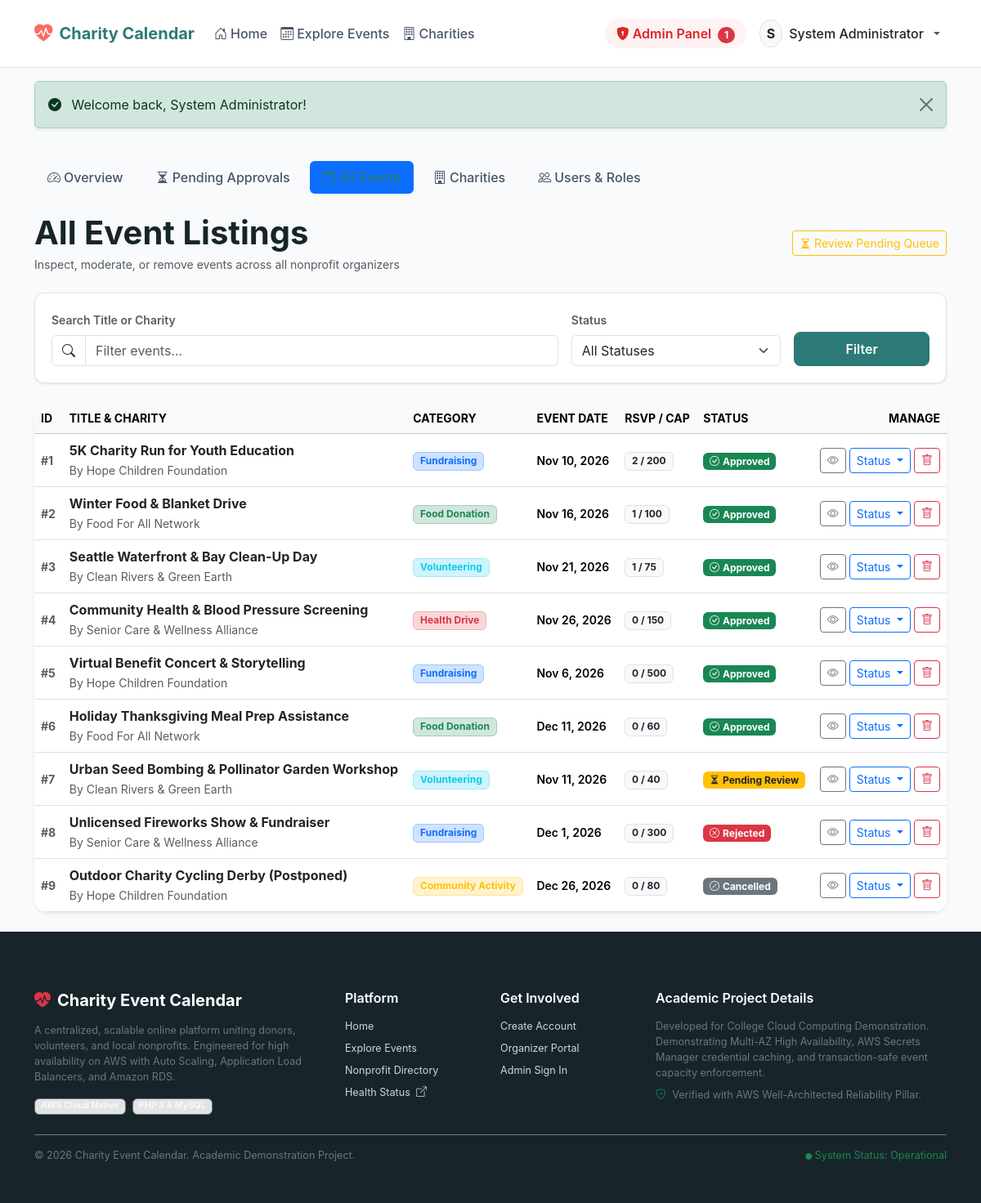
The app's page /admin/manage-events.php (signed in) with its own data.
### tables this page shows
CREATE TABLE IF NOT EXISTS events (
    id INT AUTO_INCREMENT PRIMARY KEY,
    charity_id INT NOT NULL,
    venue_id INT NOT NULL,
    title VARCHAR(255) NOT NULL,
    description TEXT NOT NULL,
    category VARCHAR(100) NOT NULL,
    start_datetime DATETIME NOT NULL,
    end_datetime DATETIME NOT NULL,
    registration_deadline DATETIME NOT NULL,
    capacity INT NOT NULL DEFAULT 50,
    image_url VARCHAR(500) NULL,
    status ENUM('pending', 'approved', 'rejected', 'cancelled') NOT NULL DEFAULT 'pending',
    rejection_reason TEXT NULL,
    created_at TIMESTAMP DEFAULT CURRENT_TIMESTAMP,
    updated_at TIMESTAMP DEFAULT CURRENT_TIMESTAMP ON UPDATE CURRENT_TIMESTAMP,
    CONSTRAINT fk_events_charity FOREIGN KEY (charity_id) 
        REFERENCES charities(id) ON DELETE CASCADE,
    CONSTRAINT fk_events_venue FOREIGN KEY (venue_id) 
        REFERENCES venues(id) ON DELETE RESTRICT,
    INDEX idx_events_status (status),
    INDEX idx_events_start (start_datetime),
    INDEX idx_events_category (category),
    INDEX idx_events_charity (charity_id),
    INDEX idx_events_venue (venue_id)
);

CREATE TABLE IF NOT EXISTS charities (
    id INT AUTO_INCREMENT PRIMARY KEY,
    user_id INT NOT NULL,
    charity_name VARCHAR(200) NOT NULL,
    description TEXT NOT NULL,
    email VARCHAR(191) NOT NULL,
    phone VARCHAR(50) NULL,
    website VARCHAR(255) NULL,
    address VARCHAR(255) NULL,
    city VARCHAR(100) NOT NULL,
    state VARCHAR(100) NOT NULL,
    created_at TIMESTAMP DEFAULT CURRENT_TIMESTAMP,
    updated_at TIMESTAMP DEFAULT CURRENT_TIMESTAMP ON UPDATE CURRENT_TIMESTAMP,
    CONSTRAINT fk_charities_user FOREIGN KEY (user_id) 
        REFERENCES users(id) ON DELETE CASCADE,
    INDEX idx_charities_user (user_id),
    INDEX idx_charities_city (city),
    INDEX idx_charities_name (charity_name)
);

### admin/manage-events.php (the view, shortened to what this page needs)
<?php
$pdo = Database::getConnection();
$search = trim($_GET['search'] ?? '');
$conditions = [];
$params = [];
$whereClause = !empty($conditions) ? 'WHERE ' . implode(' AND ', $conditions) : '';
$sql = "
    SELECT
        e.*,
        c.charity_name,
        v.venue_name,
        v.city AS venue_city,
        v.is_online,
        (SELECT COUNT(*) FROM registrations r WHERE r.event_id = e.id AND r.status = 'confirmed') AS confirmed_registrations
    FROM events e
    INNER JOIN charities c ON e.charity_id = c.id
    INNER JOIN venues v ON e.venue_id = v.id
    {$whereClause}
    ORDER BY e.created_at DESC
";
$stmt = $pdo->prepare($sql);
$stmt->execute($params);
$events = $stmt->fetchAll();
require_once __DIR__ . '/../includes/header.php';
?>
<div class="container py-4">
    <ul class="nav nav-pills mb-4 gap-2">
        <li class="nav-item">
            <a class="nav-link" href="/admin/dashboard.php"><i class="bi bi-speedometer2 me-1"></i>Overview</a>
        </li>
        <li class="nav-item">
            <a class="nav-link" href="/admin/pending-events.php"><i class="bi bi-hourglass-split me-1"></i>Pending Approvals</a>
        </li>
        <li class="nav-item">
            <a class="nav-link active" href="/admin/manage-events.php"><i class="bi bi-calendar-event me-1"></i>All Events</a>
        </li>
        <li class="nav-item">
            <a class="nav-link" href="/admin/manage-charities.php"><i class="bi bi-building me-1"></i>Charities</a>
        </li>
        <li class="nav-item">
            <a class="nav-link" href="/admin/manage-users.php"><i class="bi bi-people me-1"></i>Users & Roles</a>
        </li>
    </ul>
    <div class="d-flex flex-column flex-md-row justify-content-between align-items-md-center gap-3 mb-4">
        <div>
            <h1 class="fw-bold mb-1">All Event Listings</h1>
            <p class="text-muted small mb-0">Inspect, moderate, or remove events across all nonprofit organizers</p>
        </div>
        <div class="d-flex gap-2">
            <a href="/admin/pending-events.php" class="btn btn-outline-warning btn-sm">
                <i class="bi bi-hourglass-split me-1"></i>Review Pending Queue
            </a>
        </div>
    </div>
    <div class="filter-card mb-4">
        <form method="GET" action="/admin/manage-events.php" class="row g-3">
            <div class="col-md-7">
                <label for="search" class="form-label small fw-semibold text-muted">Search Title or Charity</label>
                <div class="input-group">
                    <span class="input-group-text bg-white"><i class="bi bi-search"></i></span>
                    <input type="text" class="form-control" id="search" name="search" value="<?= e($search) ?>" placeholder="Filter events...">
                </div>
            </div>
            <div class="col-md-3">
                <label for="status" class="form-label small fw-semibold text-muted">Status</label>
                <select class="form-select" id="status" name="status">
                    <option value="">All Statuses</option>
                </select>
            </div>
            <div class="col-md-2 d-flex align-items-end">
                <button type="submit" class="btn btn-primary w-100">Filter</button>
            </div>
        </form>
    </div>
    <?php if (empty($events)): ?>
        <div class="card border-0 shadow-sm p-5 text-center bg-white rounded-4">
            <h5 class="fw-bold">No Events Match Query</h5>
            <p class="text-muted small mb-0">Try clearing filters or search keywords.</p>
        </div>
    <?php else: ?>
        <div class="card border-0 shadow-sm rounded-4 bg-white overflow-hidden">
            <div class="table-responsive">
                <table class="table table-hover align-middle mb-0">
                    <thead class="table-light small text-uppercase">
                        <tr>
                            <th>ID</th>
                            <th>Title & Charity</th>
                            <th>Category</th>
                            <th>Event Date</th>
                            <th>RSVP / Cap</th>
                            <th>Status</th>
                            <th class="text-end">Manage</th>
                        </tr>
                    </thead>
                    <tbody>
                        <?php foreach ($events as $ev): ?>
                            <tr>
                                <td class="text-muted small fw-bold">#<?= (int)$ev['id'] ?></td>
                                <td>
                                    <div class="fw-bold text-dark">
                                        <a href="/event-details.php?id=<?= (int)$ev['id'] ?>" class="text-decoration-none text-dark">
                                            <?= e($ev['title']) ?>
                                        </a>
                                    </div>
                                    <small class="text-muted">By <?= e($ev['charity_name']) ?></small>
                                </td>
                                <td><?= render_category_badge($ev['category']) ?></td>
                                <td>
                                    <small class="fw-semibold"><?= format_datetime($ev['start_datetime'], 'M j, Y') ?></small>
                                </td>
                                <td>
                                    <span class="badge bg-light text-dark border">
                                        <?= (int)$ev['confirmed_registrations'] ?> / <?= (int)$ev['capacity'] ?>
                                    </span>
                                </td>
                                <td><?= render_status_badge($ev['status']) ?></td>
                                <td class="text-end">
                                    <div class="d-inline-flex gap-1">
                                        <a href="/event-details.php?id=<?= (int)$ev['id'] ?>" class="btn btn-sm btn-outline-secondary" title="View">
                                            <i class="bi bi-eye"></i>
                                        </a>
                                        <div class="dropdown">
                                            <button class="btn btn-sm btn-outline-primary dropdown-toggle" type="button" data-bs-toggle="dropdown">
                                                Status
                                            </button>
                                        </div>
                                        <form method="POST" action="/admin/manage-events.php" class="d-inline">
                                            <button type="submit" class="btn btn-sm btn-outline-danger" data-confirm="Are you sure you want to permanently delete event #<?= (int)$ev['id'] ?>? This action cannot be undone.">
                                                <i class="bi bi-trash"></i>
                                            </button>
                                        </form>
                                    </div>
                                </td>
                            </tr>
                        <?php endforeach; ?>
                    </tbody>
                </table>
            </div>
        </div>
    <?php endif; ?>
</div>
<?php require_once __DIR__ . '/../includes/footer.php'; ?>

### includes/functions.php (shortened to what this page needs)
<?php
function e(?string $value): string
{
    return htmlspecialchars($value ?? '', ENT_QUOTES | ENT_SUBSTITUTE, 'UTF-8');
}
function format_datetime(?string $datetime, string $format = 'M j, Y \a\t g:i A'): string
{
    try {
        $dt = new DateTime($datetime);
        return $dt->format($format);
    } catch (Exception $e) {
        return e($datetime);
    }
}
function render_status_badge(string $status): string
{
    $status = strtolower($status);
    switch ($status) {
        case 'approved':
            return '<span class="badge bg-success"><i class="bi bi-check-circle me-1"></i>Approved</span>';
        case 'pending':
            return '<span class="badge bg-warning text-dark"><i class="bi bi-hourglass-split me-1"></i>Pending Review</span>';
        case 'rejected':
            return '<span class="badge bg-danger"><i class="bi bi-x-circle me-1"></i>Rejected</span>';
        case 'cancelled':
            return '<span class="badge bg-secondary"><i class="bi bi-slash-circle me-1"></i>Cancelled</span>';
    }
}
function render_category_badge(string $category): string
{
    $colors = [
        'Fundraising' => 'primary',
        'Food Donation' => 'success',
        'Volunteering' => 'info',
        'Health Drive' => 'danger',
        'Community Activity' => 'warning',
        'Education & Mentorship' => 'secondary',
    ];
    $color = $colors[$category] ?? 'dark';
    return '<span class="badge bg-' . $color . '-subtle text-' . $color . ' border border-' . $color . '-subtle">' . e($category) . '</span>';
}

### assets/css/style.css (style rules this page uses)
:root { --primary-color: #2b7a78; --primary-hover: #205c5a; --primary-light: #e6f4f1; --accent-coral: #fe6b64; --accent-coral-hover: #e5534c; --dark-slate: #17252a; --body-bg: #f8fafc; --card-bg: #ffffff; --border-color: #e2e8f0; --text-muted: #64748b; --shadow-sm: 0 1px 3px rgba(0,0,0,0.06), 0 1px 2px rgba(0,0,0,0.04); --shadow-md: 0 4px 6px -1px rgba(0,0,0,0.07), 0 2px 4px -1px rgba(0,0,0,0.04); --shadow-lg: 0 10px 15px -3px rgba(0,0,0,0.08), 0 4px 6px -2px rgba(0,0,0,0.03); --radius-sm: 8px; --radius-md: 12px; --radius-lg: 16px; }
body { background-color: var(--body-bg); color: var(--dark-slate); font-family: 'Inter', system-ui, -apple-system, BlinkMacSystemFont, "Segoe UI", Roboto, "Helvetica Neue", Arial, sans-serif; min-height: 100vh; display: flex; flex-direction: column; }
.nav-link { font-weight: 500; color: #475569 !important; transition: color 0.15s ease-in-out; }
.nav-link:hover, .nav-link.active { color: var(--primary-color) !important; }
.btn-primary { background-color: var(--primary-color); border-color: var(--primary-color); font-weight: 600; border-radius: var(--radius-sm); padding: 0.5rem 1.2rem; transition: all 0.2s ease; }
.filter-card { background: #ffffff; border-radius: var(--radius-md); border: 1px solid var(--border-color); padding: 1.25rem; box-shadow: var(--shadow-sm); margin-bottom: 2rem; }

### records on screen
events: id "1", title "5K Charity Run for Youth Education", charity.charity_name "Hope Children Foundation", category "Fundraising", start_datetime "Nov 10, 2026", confirmed_registrations "2", capacity "200", status "approved" (drawn)
events: id "2", title "Winter Food & Blanket Drive", charity.charity_name "Food For All Network", category "Food Donation", start_datetime "Nov 16, 2026", confirmed_registrations "1", capacity "100", status "approved" (drawn)
events: id "3", title "Seattle Waterfront & Bay Clean-Up Day", charity.charity_name "Clean Rivers & Green Earth", category "Volunteering", start_datetime "Nov 21, 2026", confirmed_registrations "1", capacity "75", status "approved" (drawn)
events: id "4", title "Community Health & Blood Pressure Screening", charity.charity_name "Senior Care & Wellness Alliance", category "Health Drive", start_datetime "Nov 26, 2026", confirmed_registrations "0", capacity "150", status "approved" (drawn)
events: id "5", title "Virtual Benefit Concert & Storytelling", charity.charity_name "Hope Children Foundation", category "Fundraising", start_datetime "Nov 6, 2026", confirmed_registrations "0", capacity "500", status "approved" (drawn)
events: id "6", title "Holiday Thanksgiving Meal Prep Assistance", charity.charity_name "Food For All Network", category "Food Donation", start_datetime "Dec 11, 2026", confirmed_registrations "0", capacity "60", status "approved" (drawn)
events: id "7", title "Urban Seed Bombing & Pollinator Garden Workshop", charity.charity_name "Clean Rivers & Green Earth", category "Volunteering", start_datetime "Nov 11, 2026", confirmed_registrations "0", capacity "40", status "pending" (drawn)
events: id "8", title "Unlicensed Fireworks Show & Fundraiser", charity.charity_name "Senior Care & Wellness Alliance", category "Fundraising", start_datetime "Dec 1, 2026", confirmed_registrations "0", capacity "300", status "rejected" (drawn)
events: id "9", title "Outdoor Charity Cycling Derby (Postponed)", charity.charity_name "Hope Children Foundation", category "Community Activity", start_datetime "Dec 26, 2026", confirmed_registrations "0", capacity "80", status "cancelled" (drawn)

### other values on screen
$pendingCount "1"
substr($currentUser['full_name'], 0, 1) "S"
$currentUser['full_name'] "System Administrator"
$flash['message'] "Welcome back, System Administrator!"
